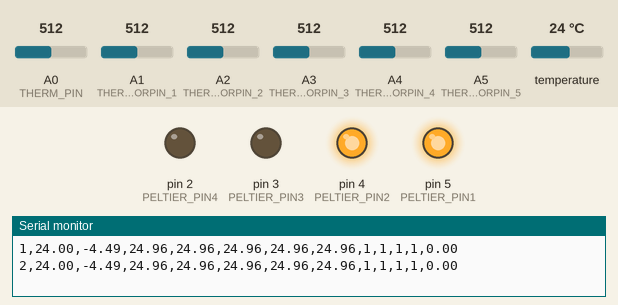
Recording of a sketch running on a simulated Arduino Uno, built with avr-gcc and run on an emulated ATmega328P. Shown: output pins drawn as LEDs (lit = HIGH), the last lines printed to the serial monitor. The inputs (shaded band) are chosen by the test bench; at power-on: A4 (THERMISTORPIN_4) = 512, A0 (THERM_PIN) = 512, A1 (THERMISTORPIN_1) = 512, A2 (THERMISTORPIN_2) = 512, A3 (THERMISTORPIN_3) = 512, A5 (THERMISTORPIN_5) = 512, temperature 24 °C.

Above: at 4.2 s.
4.3 s: A4 (THERMISTORPIN_4) set to 561
6.9 s: A4 (THERMISTORPIN_4) set to 586
At 9.7 s:
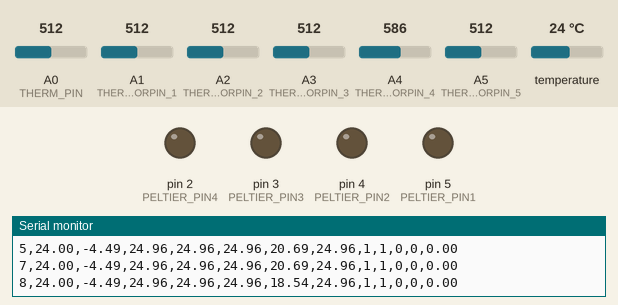
10.1 s: A4 (THERMISTORPIN_4) set to 306
At 12.8 s:
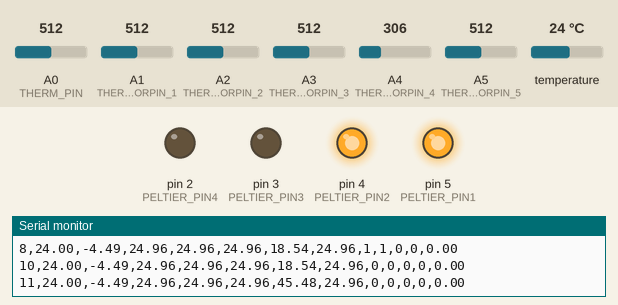
Timing chart, 0 to 14.3 s (numbered marks = the images above; inputs shaded):
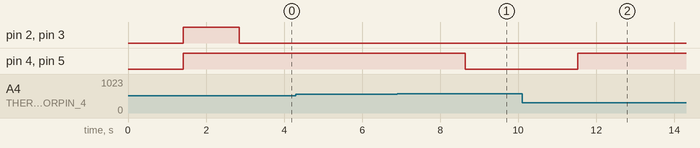

The sketch:

Finalized_Thermal_Vest_w_GUI.ino
```cpp
#include <OneWire.h>
#include <DallasTemperature.h>
#include "ArduPID.h"

#define ONE_WIRE_BUS 13
#define PELTIER_PIN1 5
#define PELTIER_PIN2 4
#define PELTIER_PIN3 3
#define PELTIER_PIN4 2
#define THERM_PIN A0
#define THERMISTORPIN_1 A1
#define THERMISTORPIN_2 A2
#define THERMISTORPIN_3 A3
#define THERMISTORPIN_4 A4
#define THERMISTORPIN_5 A5

//Ear Thermistor Constants
#define Therm_NR 2559 // resistance at 25 degrees C in Ohm
#define TempN 23 // temp. for nominal resistance (almost always 25 C)
#define NUMSAMPLES 10 // how many samples to take and average, more takes longer
#define B 3950 // The beta coefficient of the thermistor (usually 3000-4000)
#define Fixed_R 10000 // the value of the 'other' resistor in Ohm

//Body Thermistor Constants
#define THERMISTORNOMINAL 10000 // resistance at 25 degrees C
#define TEMPERATURENOMINAL 25 // temp. for nominal resistance (almost always 25 C)
#define NUMSAMPLES 10 //number of samples
#define BCOEFFICIENT 3950 // The beta coefficient of the thermistor (usually 3000-4000)
#define SERIESRESISTOR 10000 // the value of the 'other' resistor

//Establish sample arrays
int samples[NUMSAMPLES];
int samples_1[NUMSAMPLES];
int samples_2[NUMSAMPLES];
int samples_3[NUMSAMPLES];
int samples_4[NUMSAMPLES];
int samples_5[NUMSAMPLES];

OneWire oneWire(ONE_WIRE_BUS);
DallasTemperature sensors(&oneWire);
ArduPID myController;

bool cellState1 = true;
bool cellState2 = true;
bool cellState3 = true;
bool cellState4 = true;

void turnOnCell1();
void turnOffCell1();

void turnOnCell2();
void turnOffCell2();

void turnOnCell3();
void turnOffCell3();

void turnOnCell4();
void turnOffCell4();


//Controller Variables
double input;
double output;
double prevOutput = 1;
double setPoint = 0; // temperature in C
double prevSetPoint = setPoint;
double p = 100;
double i = 100;
double d = 10;

float therm_gain = 1 / .01;

unsigned long beginTime;

void setup() {
  pinMode(PELTIER_PIN1, OUTPUT); //Set Peltier Pins as Outputs
  pinMode(PELTIER_PIN2, OUTPUT);
  pinMode(PELTIER_PIN3, OUTPUT);
  pinMode(PELTIER_PIN4, OUTPUT);

  pinMode(THERM_PIN, INPUT); //Set Thermistor Pins as Inputs
  pinMode(THERMISTORPIN_1, INPUT);
  pinMode(THERMISTORPIN_2, INPUT);
  pinMode(THERMISTORPIN_3, INPUT);
  pinMode(THERMISTORPIN_4, INPUT);

  Serial.begin(115200);
  analogReference(EXTERNAL);
  sensors.begin(); //Start up the library
  sensors.setResolution(12);

  myController.begin(&input, &output, &setPoint, p, i, d);
  myController.setOutputLimits(0, 100);
  myController.setBias(50);
  myController.setWindUpLimits(-10, 10); // Groth bounds for the integral term to prevent integral wind-up
  myController.start();

  beginTime = millis();
}

void loop(void)
{
  uint8_t i;
  float average_1 = 0;
  float average_2 = 0;
  float average_3 = 0;
  float average_4 = 0;
  float average_5 = 0;

  for (i = 0; i < NUMSAMPLES; i++) { // take N samples in a row, with a slight delay
    samples[i] = analogRead(THERM_PIN);
    analogRead(THERMISTORPIN_1);
    delay(10);
    samples_1[i] = analogRead(THERMISTORPIN_1);
    analogRead(THERMISTORPIN_2); //should clear S and H buffer
    delay(10);
    samples_2[i] = analogRead(THERMISTORPIN_2);
    analogRead(THERMISTORPIN_3);
    delay(10);
    samples_3[i] = analogRead(THERMISTORPIN_3);
    analogRead(THERMISTORPIN_4);
    delay(10);
    samples_4[i] = analogRead(THERMISTORPIN_4);
    analogRead(THERMISTORPIN_5);
    delay(10);
    samples_5[i] = analogRead(THERMISTORPIN_5);
    delay(10);
  }

  for (i = 0; i < NUMSAMPLES; i++) {
    average_1 += samples_1[i];
    average_2 += samples_2[i];
    average_3 += samples_3[i];
    average_4 += samples_4[i];
    average_5 += samples_5[i];
  }

  average_1 /= NUMSAMPLES; //Average samples
  average_2 /= NUMSAMPLES;
  average_3 /= NUMSAMPLES;
  average_4 /= NUMSAMPLES;
  average_5 /= NUMSAMPLES;

  average_1 = 1023 / average_1 - 1; //convert the value to resistance
  average_2 = 1023 / average_2 - 1;
  average_3 = 1023 / average_3 - 1;
  average_4 = 1023 / average_4 - 1;
  average_5 = 1023 / average_5 - 1;

  average_1 = SERIESRESISTOR / average_1;
  average_2 = SERIESRESISTOR / average_2;
  average_3 = SERIESRESISTOR / average_3;
  average_4 = SERIESRESISTOR / average_4;
  average_5 = SERIESRESISTOR / average_5;

  float steinhart_1;
  float steinhart_2;
  float steinhart_3;
  float steinhart_4;
  float steinhart_5;

  steinhart_1 = average_1 / THERMISTORNOMINAL; //(R/Ro)
  steinhart_2 = average_2 / THERMISTORNOMINAL;
  steinhart_3 = average_3 / THERMISTORNOMINAL;
  steinhart_4 = average_4 / THERMISTORNOMINAL;
  steinhart_5 = average_5 / THERMISTORNOMINAL;

  steinhart_1 = log(steinhart_1); // ln(R/Ro)
  steinhart_2 = log(steinhart_2);
  steinhart_3 = log(steinhart_3);
  steinhart_4 = log(steinhart_4);
  steinhart_5 = log(steinhart_5);

  steinhart_1 /= BCOEFFICIENT; // 1/B * ln(R/Ro)
  steinhart_2 /= BCOEFFICIENT;
  steinhart_3 /= BCOEFFICIENT;
  steinhart_4 /= BCOEFFICIENT;
  steinhart_5 /= BCOEFFICIENT;

  steinhart_1 += 1.0 / (TEMPERATURENOMINAL + 273.15); // + (1/To)
  steinhart_2 += 1.0 / (TEMPERATURENOMINAL + 273.15);
  steinhart_3 += 1.0 / (TEMPERATURENOMINAL + 273.15);
  steinhart_4 += 1.0 / (TEMPERATURENOMINAL + 273.15);
  steinhart_5 += 1.0 / (TEMPERATURENOMINAL + 273.15);

  steinhart_1 = 1.0 / steinhart_1; // Invert
  steinhart_2 = 1.0 / steinhart_2;
  steinhart_3 = 1.0 / steinhart_3;
  steinhart_4 = 1.0 / steinhart_4;
  steinhart_5 = 1.0 / steinhart_5;

  steinhart_1 -= 273.15; // convert absolute temp to C
  steinhart_2 -= 273.15;
  steinhart_3 -= 273.15;
  steinhart_4 -= 273.15;
  steinhart_5 -= 273.15;

  float core_temp = readEarTherm(samples);

  sensors.requestTemperatures();
  double water_temp = sensors.getTempCByIndex(0);
  input = water_temp;


  Serial.print((millis() - beginTime) / 1000);
  Serial.print(",");
  Serial.print(sensors.getTempCByIndex(0)); // Why "byIndex"?
  Serial.print(",");
  Serial.print(core_temp);
  Serial.print(",");
  Serial.print(steinhart_1);
  Serial.print(",");
  Serial.print(steinhart_2);
  Serial.print(",");
  Serial.print(steinhart_3);
  Serial.print(",");
  Serial.print(steinhart_4);
  Serial.print(",");
  Serial.print(steinhart_5);
  Serial.print(",");
  Serial.print(cellState1);
  Serial.print(",");
  Serial.print(cellState2);
  Serial.print(",");
  Serial.print(cellState3);
  Serial.print(",");
  Serial.print(cellState4);
  Serial.print(",");
  Serial.println(setPoint);


  myController.compute();

  if (Serial.available()) {
    String teststr = Serial.readString();
    int code = teststr.charAt(0) - '0';
    if (code == 0) {
      teststr = teststr.substring(1, teststr.length());
      const char* newTempstr = teststr.c_str();
      double newTemp = atof(newTempstr);
      if (0 <= newTemp && newTemp <= 40) {
        setPoint = newTemp;
      }
    } else if (code == 1) {
      teststr = teststr.substring(1, teststr.length());

      const char* newPstr = teststr.c_str();
      double newP = atof(newPstr);
      p = newP;
      myController.setCoefficients(p, i, d);
    } else if (code == 2) {
      teststr = teststr.substring(1, teststr.length());

      const char* newIstr = teststr.c_str();
      double newI = atof(newIstr);
      i = newI;
      myController.setCoefficients(p, i, d);
    } else if (code == 3) {
      teststr = teststr.substring(1, teststr.length());

      const char* newDstr = teststr.c_str();
      double newD = atof(newDstr);
      d = newD;
      myController.setCoefficients(p, i, d);
    }
  }

  if (output > 50 && !(prevOutput <= 50) || steinhart_1 < 20 || steinhart_2 < 20 || steinhart_3 < 20, steinhart_4 < 20 || steinhart_5 < 20) {
    turnOffCell1();
    turnOffCell2();
    turnOffCell3();
    turnOffCell4();

  } else if (output > 30 && !(prevOutput <= 30)) {
    turnOnCell1();
    turnOnCell2();
    turnOffCell3();
    turnOffCell4();

  } else if (output > 10 && !(prevOutput <= 10)) {
    turnOnCell1();
    turnOnCell2();
    turnOnCell3();
    turnOffCell4();

  } else {
    turnOnCell1();
    turnOnCell2();
    turnOnCell3();
    turnOnCell4();
  }

  prevOutput = output;
  delay(50);
}

//Functions
void turnOnCell1() {
  digitalWrite(PELTIER_PIN1, HIGH);
  cellState1 = true;
}
void turnOffCell1() {
  digitalWrite(PELTIER_PIN1, LOW);
  cellState1 = false;
}

void turnOnCell2() {
  digitalWrite(PELTIER_PIN2, HIGH);
  cellState2 = true;
}
void turnOffCell2() {
  digitalWrite(PELTIER_PIN2, LOW);
  cellState2 = false;
}

void turnOnCell3() {
  digitalWrite(PELTIER_PIN3, HIGH);
  cellState3 = true;
}
void turnOffCell3() {
  digitalWrite(PELTIER_PIN3, LOW);
  cellState3 = false;
}

void turnOnCell4() {
  digitalWrite(PELTIER_PIN4, HIGH);
  cellState4 = true;
}
void turnOffCell4() {
  digitalWrite(PELTIER_PIN4, LOW);
  cellState4 = false;
}

float fmap(float x, float in_min, float in_max, float out_min, float out_max) {
  return (x - in_min) * (out_max - out_min) / (in_max - in_min) + out_min;
}

float readEarTherm(int reading[]) {
  float average;
  uint8_t i;
  average = 0; // average all the samples out
  for (i = 0; i < NUMSAMPLES; i++) {
    average += reading[i];
  }
  average /= NUMSAMPLES;
  average = 1023 / average - 1; // convert the value to resistance
  average = Fixed_R / average;
  float steinhart;
  steinhart = average / Therm_NR;     // (R/Ro)
  steinhart = log(steinhart);                  // ln(R/Ro)
  steinhart /= B;                   // 1/B * ln(R/Ro)
  steinhart += 1.0 / (TempN + 273.15); // + (1/To)
  steinhart = 1.0 / steinhart;                 // Invert
  steinhart -= 273.15;                         // convert absolute temp to C
  return steinhart;
}
```

Measured:
- the behaviour switches between 569 and 570 on A4 (THERMISTORPIN_4) (found by bisection; images 0 and 1)
- after the input at 6.9 s, pin 4 (PELTIER_PIN2), pin 5 (PELTIER_PIN1): HIGH → LOW after 1.7 s
- after the input at 10.1 s, pin 4 (PELTIER_PIN2), pin 5 (PELTIER_PIN1): LOW → HIGH after 1.4 s
